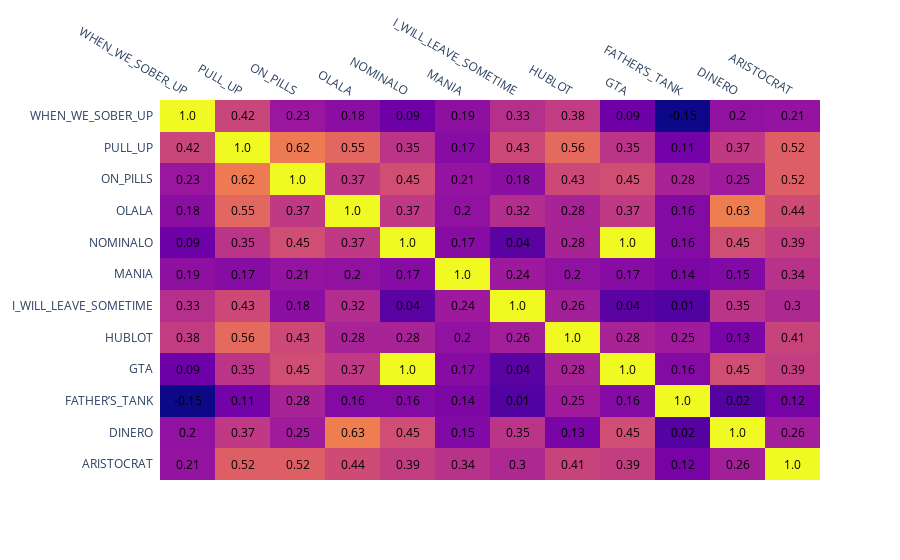

Write notebook code for a chart like this one.
### Code cell
# Корреляция (косинусная мера) для всех треков
font_colors = ['black']
x = list(data.song_name.iloc[::-1])
y = list(data.song_name)
#plt.figure(figsize=[15, 15], dpi=100)
fig = ff.create_annotated_heatmap(result, x=x, y=y, font_colors=font_colors)
fig.show()

### Figure 1 — Plotly figure (JSON) as saved in the notebook; plotly's stock layout.template omitted (floating-point values rounded to 4 significant figures; data arrays with more than 128 entries replaced by an {"elided": "..."} marker saying what was removed)
{"data": [{"colorscale": [[0, "#0d0887"], [0.1111, "#46039f"], [0.2222, "#7201a8"], [0.3333, "#9c179e"], [0.4444, "#bd3786"], [0.5556, "#d8576b"], [0.6667, "#ed7953"], [0.7778, "#fb9f3a"], [0.8889, "#fdca26"], [1, "#f0f921"]], "reversescale": false, "showscale": false, "type": "heatmap", "x": ["WHEN_WE_SOBER_UP", "PULL_UP", "ON_PILLS", "OLALA", "NOMINALO", "MANIA", "I_WILL_LEAVE_SOMETIME", "HUBLOT", "GTA", "FATHER’S_TANK", "DINERO", "ARISTOCRAT"], "y": ["ARISTOCRAT", "DINERO", "FATHER’S_TANK", "GTA", "HUBLOT", "I_WILL_LEAVE_SOMETIME", "MANIA", "NOMINALO", "OLALA", "ON_PILLS", "PULL_UP", "WHEN_WE_SOBER_UP"], "z": {"elided": "12x12 float values"}}], "layout": {"annotations": [{"font": {"color": "black"}, "showarrow": false, "text": "0.21", "x": "WHEN_WE_SOBER_UP", "xref": "x", "y": "ARISTOCRAT", "yref": "y"}, {"font": {"color": "black"}, "showarrow": false, "text": "0.52", "x": "PULL_UP", "xref": "x", "y": "ARISTOCRAT", "yref": "y"}, {"font": {"color": "black"}, "showarrow": false, "text": "0.52", "x": "ON_PILLS", "xref": "x", "y": "ARISTOCRAT", "yref": "y"}, {"font": {"color": "black"}, "showarrow": false, "text": "0.44", "x": "OLALA", "xref": "x", "y": "ARISTOCRAT", "yref": "y"}, {"font": {"color": "black"}, "showarrow": false, "text": "0.39", "x": "NOMINALO", "xref": "x", "y": "ARISTOCRAT", "yref": "y"}, {"font": {"color": "black"}, "showarrow": false, "text": "0.34", "x": "MANIA", "xref": "x", "y": "ARISTOCRAT", "yref": "y"}, {"font": {"color": "black"}, "showarrow": false, "text": "0.3", "x": "I_WILL_LEAVE_SOMETIME", "xref": "x", "y": "ARISTOCRAT", "yref": "y"}, {"font": {"color": "black"}, "showarrow": false, "text": "0.41", "x": "HUBLOT", "xref": "x", "y": "ARISTOCRAT", "yref": "y"}, {"font": {"color": "black"}, "showarrow": false, "text": "0.39", "x": "GTA", "xref": "x", "y": "ARISTOCRAT", "yref": "y"}, {"font": {"color": "black"}, "showarrow": false, "text": "0.12", "x": "FATHER’S_TANK", "xref": "x", "y": "ARISTOCRAT", "yref": "y"}, {"font": {"color": "black"}, "showarrow": false, "text": "0.26", "x": "DINERO", "xref": "x", "y": "ARISTOCRAT", "yref": "y"}, {"font": {"color": "black"}, "showarrow": false, "text": "1.0", "x": "ARISTOCRAT", "xref": "x", "y": "ARISTOCRAT", "yref": "y"}, {"font": {"color": "black"}, "showarrow": false, "text": "0.2", "x": "WHEN_WE_SOBER_UP", "xref": "x", "y": "DINERO", "yref": "y"}, {"font": {"color": "black"}, "showarrow": false, "text": "0.37", "x": "PULL_UP", "xref": "x", "y": "DINERO", "yref": "y"}, {"font": {"color": "black"}, "showarrow": false, "text": "0.25", "x": "ON_PILLS", "xref": "x", "y": "DINERO", "yref": "y"}, {"font": {"color": "black"}, "showarrow": false, "text": "0.63", "x": "OLALA", "xref": "x", "y": "DINERO", "yref": "y"}, {"font": {"color": "black"}, "showarrow": false, "text": "0.45", "x": "NOMINALO", "xref": "x", "y": "DINERO", "yref": "y"}, {"font": {"color": "black"}, "showarrow": false, "text": "0.15", "x": "MANIA", "xref": "x", "y": "DINERO", "yref": "y"}, {"font": {"color": "black"}, "showarrow": false, "text": "0.35", "x": "I_WILL_LEAVE_SOMETIME", "xref": "x", "y": "DINERO", "yref": "y"}, {"font": {"color": "black"}, "showarrow": false, "text": "0.13", "x": "HUBLOT", "xref": "x", "y": "DINERO", "yref": "y"}, {"font": {"color": "black"}, "showarrow": false, "text": "0.45", "x": "GTA", "xref": "x", "y": "DINERO", "yref": "y"}, {"font": {"color": "black"}, "showarrow": false, "text": "0.02", "x": "FATHER’S_TANK", "xref": "x", "y": "DINERO", "yref": "y"}, {"font": {"color": "black"}, "showarrow": false, "text": "1.0", "x": "DINERO", "xref": "x", "y": "DINERO", "yref": "y"}, {"font": {"color": "black"}, "showarrow": false, "text": "0.26", "x": "ARISTOCRAT", "xref": "x", "y": "DINERO", "yref": "y"}, {"font": {"color": "black"}, "showarrow": false, "text": "-0.15", "x": "WHEN_WE_SOBER_UP", "xref": "x", "y": "FATHER’S_TANK", "yref": "y"}, {"font": {"color": "black"}, "showarrow": false, "text": "0.11", "x": "PULL_UP", "xref": "x", "y": "FATHER’S_TANK", "yref": "y"}, {"font": {"color": "black"}, "showarrow": false, "text": "0.28", "x": "ON_PILLS", "xref": "x", "y": "FATHER’S_TANK", "yref": "y"}, {"font": {"color": "black"}, "showarrow": false, "text": "0.16", "x": "OLALA", "xref": "x", "y": "FATHER’S_TANK", "yref": "y"}, {"font": {"color": "black"}, "showarrow": false, "text": "0.16", "x": "NOMINALO", "xref": "x", "y": "FATHER’S_TANK", "yref": "y"}, {"font": {"color": "black"}, "showarrow": false, "text": "0.14", "x": "MANIA", "xref": "x", "y": "FATHER’S_TANK", "yref": "y"}, {"font": {"color": "black"}, "showarrow": false, "text": "0.01", "x": "I_WILL_LEAVE_SOMETIME", "xref": "x", "y": "FATHER’S_TANK", "yref": "y"}, {"font": {"color": "black"}, "showarrow": false, "text": "0.25", "x": "HUBLOT", "xref": "x", "y": "FATHER’S_TANK", "yref": "y"}, {"font": {"color": "black"}, "showarrow": false, "text": "0.16", "x": "GTA", "xref": "x", "y": "FATHER’S_TANK", "yref": "y"}, {"font": {"color": "black"}, "showarrow": false, "text": "1.0", "x": "FATHER’S_TANK", "xref": "x", "y": "FATHER’S_TANK", "yref": "y"}, {"font": {"color": "black"}, "showarrow": false, "text": "0.02", "x": "DINERO", "xref": "x", "y": "FATHER’S_TANK", "yref": "y"}, {"font": {"color": "black"}, "showarrow": false, "text": "0.12", "x": "ARISTOCRAT", "xref": "x", "y": "FATHER’S_TANK", "yref": "y"}, {"font": {"color": "black"}, "showarrow": false, "text": "0.09", "x": "WHEN_WE_SOBER_UP", "xref": "x", "y": "GTA", "yref": "y"}, {"font": {"color": "black"}, "showarrow": false, "text": "0.35", "x": "PULL_UP", "xref": "x", "y": "GTA", "yref": "y"}, {"font": {"color": "black"}, "showarrow": false, "text": "0.45", "x": "ON_PILLS", "xref": "x", "y": "GTA", "yref": "y"}, {"font": {"color": "black"}, "showarrow": false, "text": "0.37", "x": "OLALA", "xref": "x", "y": "GTA", "yref": "y"}, {"font": {"color": "black"}, "showarrow": false, "text": "1.0", "x": "NOMINALO", "xref": "x", "y": "GTA", "yref": "y"}, {"font": {"color": "black"}, "showarrow": false, "text": "0.17", "x": "MANIA", "xref": "x", "y": "GTA", "yref": "y"}, {"font": {"color": "black"}, "showarrow": false, "text": "0.04", "x": "I_WILL_LEAVE_SOMETIME", "xref": "x", "y": "GTA", "yref": "y"}, {"font": {"color": "black"}, "showarrow": false, "text": "0.28", "x": "HUBLOT", "xref": "x", "y": "GTA", "yref": "y"}, {"font": {"color": "black"}, "showarrow": false, "text": "1.0", "x": "GTA", "xref": "x", "y": "GTA", "yref": "y"}, {"font": {"color": "black"}, "showarrow": false, "text": "0.16", "x": "FATHER’S_TANK", "xref": "x", "y": "GTA", "yref": "y"}, {"font": {"color": "black"}, "showarrow": false, "text": "0.45", "x": "DINERO", "xref": "x", "y": "GTA", "yref": "y"}, {"font": {"color": "black"}, "showarrow": false, "text": "0.39", "x": "ARISTOCRAT", "xref": "x", "y": "GTA", "yref": "y"}, {"font": {"color": "black"}, "showarrow": false, "text": "0.38", "x": "WHEN_WE_SOBER_UP", "xref": "x", "y": "HUBLOT", "yref": "y"}, {"font": {"color": "black"}, "showarrow": false, "text": "0.56", "x": "PULL_UP", "xref": "x", "y": "HUBLOT", "yref": "y"}, {"font": {"color": "black"}, "showarrow": false, "text": "0.43", "x": "ON_PILLS", "xref": "x", "y": "HUBLOT", "yref": "y"}, {"font": {"color": "black"}, "showarrow": false, "text": "0.28", "x": "OLALA", "xref": "x", "y": "HUBLOT", "yref": "y"}, {"font": {"color": "black"}, "showarrow": false, "text": "0.28", "x": "NOMINALO", "xref": "x", "y": "HUBLOT", "yref": "y"}, {"font": {"color": "black"}, "showarrow": false, "text": "0.2", "x": "MANIA", "xref": "x", "y": "HUBLOT", "yref": "y"}, {"font": {"color": "black"}, "showarrow": false, "text": "0.26", "x": "I_WILL_LEAVE_SOMETIME", "xref": "x", "y": "HUBLOT", "yref": "y"}, {"font": {"color": "black"}, "showarrow": false, "text": "1.0", "x": "HUBLOT", "xref": "x", "y": "HUBLOT", "yref": "y"}, {"font": {"color": "black"}, "showarrow": false, "text": "0.28", "x": "GTA", "xref": "x", "y": "HUBLOT", "yref": "y"}, {"font": {"color": "black"}, "showarrow": false, "text": "0.25", "x": "FATHER’S_TANK", "xref": "x", "y": "HUBLOT", "yref": "y"}, {"font": {"color": "black"}, "showarrow": false, "text": "0.13", "x": "DINERO", "xref": "x", "y": "HUBLOT", "yref": "y"}, {"font": {"color": "black"}, "showarrow": false, "text": "0.41", "x": "ARISTOCRAT", "xref": "x", "y": "HUBLOT", "yref": "y"}, {"font": {"color": "black"}, "showarrow": false, "text": "0.33", "x": "WHEN_WE_SOBER_UP", "xref": "x", "y": "I_WILL_LEAVE_SOMETIME", "yref": "y"}, {"font": {"color": "black"}, "showarrow": false, "text": "0.43", "x": "PULL_UP", "xref": "x", "y": "I_WILL_LEAVE_SOMETIME", "yref": "y"}, {"font": {"color": "black"}, "showarrow": false, "text": "0.18", "x": "ON_PILLS", "xref": "x", "y": "I_WILL_LEAVE_SOMETIME", "yref": "y"}, {"font": {"color": "black"}, "showarrow": false, "text": "0.32", "x": "OLALA", "xref": "x", "y": "I_WILL_LEAVE_SOMETIME", "yref": "y"}, {"font": {"color": "black"}, "showarrow": false, "text": "0.04", "x": "NOMINALO", "xref": "x", "y": "I_WILL_LEAVE_SOMETIME", "yref": "y"}, {"font": {"color": "black"}, "showarrow": false, "text": "0.24", "x": "MANIA", "xref": "x", "y": "I_WILL_LEAVE_SOMETIME", "yref": "y"}, {"font": {"color": "black"}, "showarrow": false, "text": "1.0", "x": "I_WILL_LEAVE_SOMETIME", "xref": "x", "y": "I_WILL_LEAVE_SOMETIME", "yref": "y"}, {"font": {"color": "black"}, "showarrow": false, "text": "0.26", "x": "HUBLOT", "xref": "x", "y": "I_WILL_LEAVE_SOMETIME", "yref": "y"}, {"font": {"color": "black"}, "showarrow": false, "text": "0.04", "x": "GTA", "xref": "x", "y": "I_WILL_LEAVE_SOMETIME", "yref": "y"}, {"font": {"color": "black"}, "showarrow": false, "text": "0.01", "x": "FATHER’S_TANK", "xref": "x", "y": "I_WILL_LEAVE_SOMETIME", "yref": "y"}, {"font": {"color": "black"}, "showarrow": false, "text": "0.35", "x": "DINERO", "xref": "x", "y": "I_WILL_LEAVE_SOMETIME", "yref": "y"}, {"font": {"color": "black"}, "showarrow": false, "text": "0.3", "x": "ARISTOCRAT", "xref": "x", "y": "I_WILL_LEAVE_SOMETIME", "yref": "y"}, {"font": {"color": "black"}, "showarrow": false, "text": "0.19", "x": "WHEN_WE_SOBER_UP", "xref": "x", "y": "MANIA", "yref": "y"}, {"font": {"color": "black"}, "showarrow": false, "text": "0.17", "x": "PULL_UP", "xref": "x", "y": "MANIA", "yref": "y"}, {"font": {"color": "black"}, "showarrow": false, "text": "0.21", "x": "ON_PILLS", "xref": "x", "y": "MANIA", "yref": "y"}, {"font": {"color": "black"}, "showarrow": false, "text": "0.2", "x": "OLALA", "xref": "x", "y": "MANIA", "yref": "y"}, {"font": {"color": "black"}, "showarrow": false, "text": "0.17", "x": "NOMINALO", "xref": "x", "y": "MANIA", "yref": "y"}, {"font": {"color": "black"}, "showarrow": false, "text": "1.0", "x": "MANIA", "xref": "x", "y": "MANIA", "yref": "y"}, {"font": {"color": "black"}, "showarrow": false, "text": "0.24", "x": "I_WILL_LEAVE_SOMETIME", "xref": "x", "y": "MANIA", "yref": "y"}, {"font": {"color": "black"}, "showarrow": false, "text": "0.2", "x": "HUBLOT", "xref": "x", "y": "MANIA", "yref": "y"}, {"font": {"color": "black"}, "showarrow": false, "text": "0.17", "x": "GTA", "xref": "x", "y": "MANIA", "yref": "y"}, {"font": {"color": "black"}, "showarrow": false, "text": "0.14", "x": "FATHER’S_TANK", "xref": "x", "y": "MANIA", "yref": "y"}, {"font": {"color": "black"}, "showarrow": false, "text": "0.15", "x": "DINERO", "xref": "x", "y": "MANIA", "yref": "y"}, {"font": {"color": "black"}, "showarrow": false, "text": "0.34", "x": "ARISTOCRAT", "xref": "x", "y": "MANIA", "yref": "y"}, {"font": {"color": "black"}, "showarrow": false, "text": "0.09", "x": "WHEN_WE_SOBER_UP", "xref": "x", "y": "NOMINALO", "yref": "y"}, {"font": {"color": "black"}, "showarrow": false, "text": "0.35", "x": "PULL_UP", "xref": "x", "y": "NOMINALO", "yref": "y"}, {"font": {"color": "black"}, "showarrow": false, "text": "0.45", "x": "ON_PILLS", "xref": "x", "y": "NOMINALO", "yref": "y"}, {"font": {"color": "black"}, "showarrow": false, "text": "0.37", "x": "OLALA", "xref": "x", "y": "NOMINALO", "yref": "y"}, {"font": {"color": "black"}, "showarrow": false, "text": "1.0", "x": "NOMINALO", "xref": "x", "y": "NOMINALO", "yref": "y"}, {"font": {"color": "black"}, "showarrow": false, "text": "0.17", "x": "MANIA", "xref": "x", "y": "NOMINALO", "yref": "y"}, {"font": {"color": "black"}, "showarrow": false, "text": "0.04", "x": "I_WILL_LEAVE_SOMETIME", "xref": "x", "y": "NOMINALO", "yref": "y"}, {"font": {"color": "black"}, "showarrow": false, "text": "0.28", "x": "HUBLOT", "xref": "x", "y": "NOMINALO", "yref": "y"}, {"font": {"color": "black"}, "showarrow": false, "text": "1.0", "x": "GTA", "xref": "x", "y": "NOMINALO", "yref": "y"}, {"font": {"color": "black"}, "showarrow": false, "text": "0.16", "x": "FATHER’S_TANK", "xref": "x", "y": "NOMINALO", "yref": "y"}, {"font": {"color": "black"}, "showarrow": false, "text": "0.45", "x": "DINERO", "xref": "x", "y": "NOMINALO", "yref": "y"}, {"font": {"color": "black"}, "showarrow": false, "text": "0.39", "x": "ARISTOCRAT", "xref": "x", "y": "NOMINALO", "yref": "y"}, {"font": {"color": "black"}, "showarrow": false, "text": "0.18", "x": "WHEN_WE_SOBER_UP", "xref": "x", "y": "OLALA", "yref": "y"}, {"font": {"color": "black"}, "showarrow": false, "text": "0.55", "x": "PULL_UP", "xref": "x", "y": "OLALA", "yref": "y"}, {"font": {"color": "black"}, "showarrow": false, "text": "0.37", "x": "ON_PILLS", "xref": "x", "y": "OLALA", "yref": "y"}, {"font": {"color": "black"}, "showarrow": false, "text": "1.0", "x": "OLALA", "xref": "x", "y": "OLALA", "yref": "y"}, {"font": {"color": "black"}, "showarrow": false, "text": "0.37", "x": "NOMINALO", "xref": "x", "y": "OLALA", "yref": "y"}, {"font": {"color": "black"}, "showarrow": false, "text": "0.2", "x": "MANIA", "xref": "x", "y": "OLALA", "yref": "y"}, {"font": {"color": "black"}, "showarrow": false, "text": "0.32", "x": "I_WILL_LEAVE_SOMETIME", "xref": "x", "y": "OLALA", "yref": "y"}, {"font": {"color": "black"}, "showarrow": false, "text": "0.28", "x": "HUBLOT", "xref": "x", "y": "OLALA", "yref": "y"}, {"font": {"color": "black"}, "showarrow": false, "text": "0.37", "x": "GTA", "xref": "x", "y": "OLALA", "yref": "y"}, {"font": {"color": "black"}, "showarrow": false, "text": "0.16", "x": "FATHER’S_TANK", "xref": "x", "y": "OLALA", "yref": "y"}, {"font": {"color": "black"}, "showarrow": false, "text": "0.63", "x": "DINERO", "xref": "x", "y": "OLALA", "yref": "y"}, {"font": {"color": "black"}, "showarrow": false, "text": "0.44", "x": "ARISTOCRAT", "xref": "x", "y": "OLALA", "yref": "y"}, {"font": {"color": "black"}, "showarrow": false, "text": "0.23", "x": "WHEN_WE_SOBER_UP", "xref": "x", "y": "ON_PILLS", "yref": "y"}, {"font": {"color": "black"}, "showarrow": false, "text": "0.62", "x": "PULL_UP", "xref": "x", "y": "ON_PILLS", "yref": "y"}, {"font": {"color": "black"}, "showarrow": false, "text": "1.0", "x": "ON_PILLS", "xref": "x", "y": "ON_PILLS", "yref": "y"}, {"font": {"color": "black"}, "showarrow": false, "text": "0.37", "x": "OLALA", "xref": "x", "y": "ON_PILLS", "yref": "y"}, {"font": {"color": "black"}, "showarrow": false, "text": "0.45", "x": "NOMINALO", "xref": "x", "y": "ON_PILLS", "yref": "y"}, {"font": {"color": "black"}, "showarrow": false, "text": "0.21", "x": "MANIA", "xref": "x", "y": "ON_PILLS", "yref": "y"}, {"font": {"color": "black"}, "showarrow": false, "text": "0.18", "x": "I_WILL_LEAVE_SOMETIME", "xref": "x", "y": "ON_PILLS", "yref": "y"}, {"font": {"color": "black"}, "showarrow": false, "text": "0.43", "x": "HUBLOT", "xref": "x", "y": "ON_PILLS", "yref": "y"}, {"font": {"color": "black"}, "showarrow": false, "text": "0.45", "x": "GTA", "xref": "x", "y": "ON_PILLS", "yref": "y"}, {"font": {"color": "black"}, "showarrow": false, "text": "0.28", "x": "FATHER’S_TANK", "xref": "x", "y": "ON_PILLS", "yref": "y"}, {"font": {"color": "black"}, "showarrow": false, "text": "0.25", "x": "DINERO", "xref": "x", "y": "ON_PILLS", "yref": "y"}, {"font": {"color": "black"}, "showarrow": false, "text": "0.52", "x": "ARISTOCRAT", "xref": "x", "y": "ON_PILLS", "yref": "y"}, {"font": {"color": "black"}, "showarrow": false, "text": "0.42", "x": "WHEN_WE_SOBER_UP", "xref": "x", "y": "PULL_UP", "yref": "y"}, {"font": {"color": "black"}, "showarrow": false, "text": "1.0", "x": "PULL_UP", "xref": "x", "y": "PULL_UP", "yref": "y"}, {"font": {"color": "black"}, "showarrow": false, "text": "0.62", "x": "ON_PILLS", "xref": "x", "y": "PULL_UP", "yref": "y"}, {"font": {"color": "black"}, "showarrow": false, "text": "0.55", "x": "OLALA", "xref": "x", "y": "PULL_UP", "yref": "y"}, {"font": {"color": "black"}, "showarrow": false, "text": "0.35", "x": "NOMINALO", "xref": "x", "y": "PULL_UP", "yref": "y"}, {"font": {"color": "black"}, "showarrow": false, "text": "0.17", "x": "MANIA", "xref": "x", "y": "PULL_UP", "yref": "y"}, {"font": {"color": "black"}, "showarrow": false, "text": "0.43", "x": "I_WILL_LEAVE_SOMETIME", "xref": "x", "y": "PULL_UP", "yref": "y"}, {"font": {"color": "black"}, "showarrow": false, "text": "0.56", "x": "HUBLOT", "xref": "x", "y": "PULL_UP", "yref": "y"}, {"font": {"color": "black"}, "showarrow": false, "text": "0.35", "x": "GTA", "xref": "x", "y": "PULL_UP", "yref": "y"}, {"font": {"color": "black"}, "showarrow": false, "text": "0.11", "x": "FATHER’S_TANK", "xref": "x", "y": "PULL_UP", "yref": "y"}, {"font": {"color": "black"}, "showarrow": false, "text": "0.37", "x": "DINERO", "xref": "x", "y": "PULL_UP", "yref": "y"}, {"font": {"color": "black"}, "showarrow": false, "text": "0.52", "x": "ARISTOCRAT", "xref": "x", "y": "PULL_UP", "yref": "y"}, {"font": {"color": "black"}, "showarrow": false, "text": "1.0", "x": "WHEN_WE_SOBER_UP", "xref": "x", "y": "WHEN_WE_SOBER_UP", "yref": "y"}, {"font": {"color": "black"}, "showarrow": false, "text": "0.42", "x": "PULL_UP", "xref": "x", "y": "WHEN_WE_SOBER_UP", "yref": "y"}, {"font": {"color": "black"}, "showarrow": false, "text": "0.23", "x": "ON_PILLS", "xref": "x", "y": "WHEN_WE_SOBER_UP", "yref": "y"}, {"font": {"color": "black"}, "showarrow": false, "text": "0.18", "x": "OLALA", "xref": "x", "y": "WHEN_WE_SOBER_UP", "yref": "y"}, {"font": {"color": "black"}, "showarrow": false, "text": "0.09", "x": "NOMINALO", "xref": "x", "y": "WHEN_WE_SOBER_UP", "yref": "y"}, {"font": {"color": "black"}, "showarrow": false, "text": "0.19", "x": "MANIA", "xref": "x", "y": "WHEN_WE_SOBER_UP", "yref": "y"}, {"font": {"color": "black"}, "showarrow": false, "text": "0.33", "x": "I_WILL_LEAVE_SOMETIME", "xref": "x", "y": "WHEN_WE_SOBER_UP", "yref": "y"}, {"font": {"color": "black"}, "showarrow": false, "text": "0.38", "x": "HUBLOT", "xref": "x", "y": "WHEN_WE_SOBER_UP", "yref": "y"}, {"font": {"color": "black"}, "showarrow": false, "text": "0.09", "x": "GTA", "xref": "x", "y": "WHEN_WE_SOBER_UP", "yref": "y"}, {"font": {"color": "black"}, "showarrow": false, "text": "-0.15", "x": "FATHER’S_TANK", "xref": "x", "y": "WHEN_WE_SOBER_UP", "yref": "y"}, {"font": {"color": "black"}, "showarrow": false, "text": "0.2", "x": "DINERO", "xref": "x", "y": "WHEN_WE_SOBER_UP", "yref": "y"}, {"font": {"color": "black"}, "showarrow": false, "text": "0.21", "x": "ARISTOCRAT", "xref": "x", "y": "WHEN_WE_SOBER_UP", "yref": "y"}], "xaxis": {"dtick": 1, "gridcolor": "rgb(0, 0, 0)", "side": "top", "ticks": ""}, "yaxis": {"dtick": 1, "ticks": "", "ticksuffix": "  "}}}
